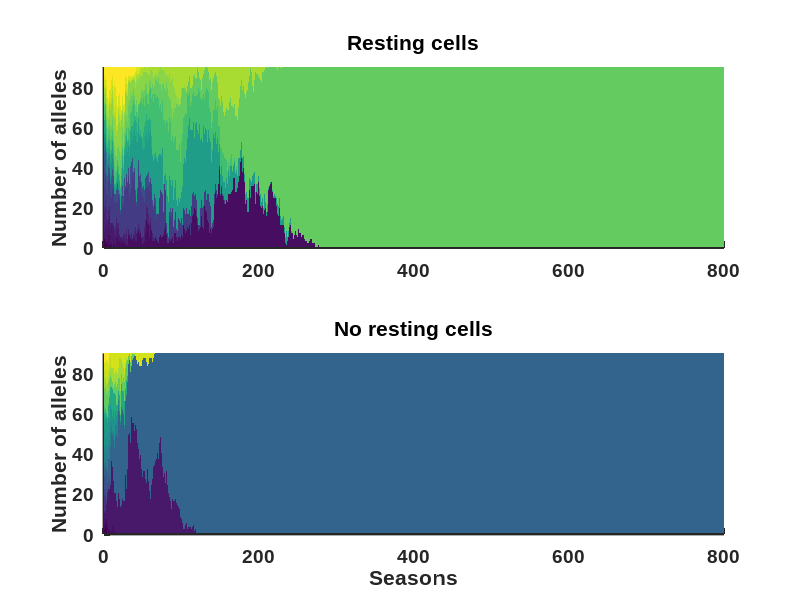

Write MATLAB code to recreate this figure.
clear all
close all
clc

% Parameters and start values
seasons = 800; % number of seasons
startsize = 90;% number of allels starting the two different strategies
percentsediment = 0.25; % percent allels picked from the sediment
startfrombloom = floor(startsize*(1-percentsediment)); % number of allels starting from last years bloom
startfromsediment = ceil(startsize*percentsediment); % number of alleles starting from the sediment
numberofalleles = 30;
alleles = [1:numberofalleles]; % possible alleles
k = 0.3; % rate of decay in the exponetial curve from which the sediment alleles are drawn
history = 20; % the number of seasons back in time from which alleles can be regenerated
for i = 1:history
   sediment(i,:) = randsample(alleles,startsize,true); % building up a starting sediment
end
pop1 = randsample(alleles,startsize,true); % starting population with resting stages
pop2 = randsample(alleles,startsize,true); % starting population without resting stages

% Predefinitions
seasonsplot=1:seasons;
endbloomplot1 = zeros(startsize,seasons);
endbloomplot2 = zeros(startsize,seasons);
sedimenttobloom = zeros(1,startfromsediment);

% Calculations
    for strategi = 1:2; % tests two life history strategies (forming and not forming resting cells)
        for t = 1:seasons % number of seasons with one bloom in each
            if strategi==1 % forming resting cells
                
                % save bloom
                endbloom1 = pop1;
                endbloomplot1(:,t) = sort(endbloom1);
                
                % make sediment
                sediment = [pop1;sediment];
                sediment = sediment(1:history,:); % keep only the needed depth
                
                % set pop to zero
                pop1 = zeros(1,startsize);
                
                % add allels from the privious bloom to the next bloom
                pop1 = randsample(endbloom1,startfrombloom,true);
                
                % add allels from the sediment to the next bloom
                column = randi([1 startsize],1,startfromsediment); % picks columns
                row = floor(-1/k*log(exp(-k*1)+rand(1,startfromsediment)*(exp(-k*(history+1))-exp(-k*1)))); % picks rows with an exponentiallly decreasing function, from this page http://www.mathworks.com/matlabcentral/newsreader/view_thread/292852
                
                for i = 1:startfromsediment % picks alleles from sediment according to positions generated above
                    sedimenttobloom1(i) = sediment(row(i),column(i));
                end
                
                pop1(startfrombloom+1:startsize) = sedimenttobloom1; % adds allels to pop
                
            else  % startegi 2, not forming resting cells
                
                % save bloom
                endbloom2 = pop2;
                endbloomplot2(:,t) = sort(endbloom2);
                                
                % set pop to zero
                pop2 = zeros(1,startsize);
                
                % add allels from the privious bloom to the next bloom
                pop2 = randsample(endbloom2,startsize,true);
                
            end
        end
    end

figure(1)
subplot(2,1,1)
set(gcf,'Color','w')
set(gca,'linewidth',2.0,'fontsize',14,'fontname','arial','fontweight','bold','color','w')
hold on
axis([0 800,0 90])
imagesc(endbloomplot1)
title('Resting cells')
ylabel('Number of alleles')
subplot(2,1,2)
set(gcf,'Color','w')
set(gca,'linewidth',2.0,'fontsize',14,'fontname','arial','fontweight','bold','color','w')
hold on
axis([0 800,0 90])
imagesc(endbloomplot2)
title('No resting cells')
xlabel('Seasons')
ylabel('Number of alleles')
